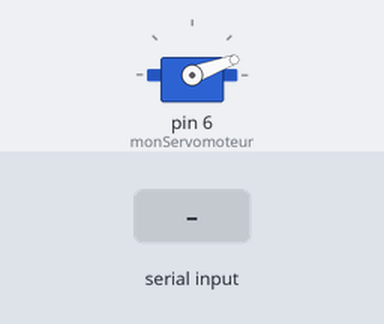
Bench run of a sketch on a simulated Arduino Uno, built with avr-gcc and run on an emulated ATmega328P. On the bench: servo. The test bench sets the inputs (shaded band). What the sketch prints to the serial monitor is not drawn.

Above: at 3.2 s.
3.3 s: "1" received over Serial
At 4.5 s:
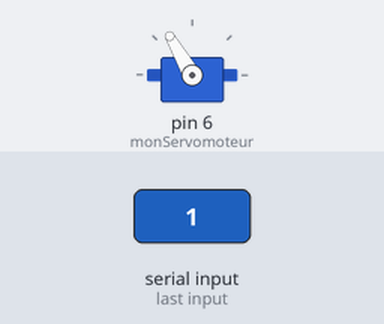
Timing chart, 0 to 10.2 s (numbered marks = the images above; inputs shaded):
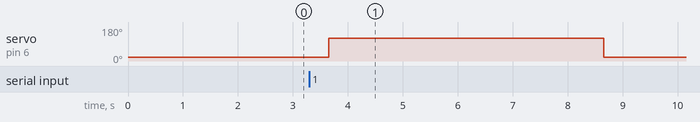

Measured:
- after the input at 3.3 s, servo on pin 6 (monServomoteur): 20° → 120° after 0.35 s, → 20° 5.0 s later

The sketch:

ZeroS.ino
```cpp
#include <SPI.h>
#include <MFRC522.h>
 #include <Servo.h>

#define RST_PIN         9          // Configurable, see typical pin layout above
#define SS_PIN          10         // Configurable, see typical pin layout above

MFRC522 mfrc522(SS_PIN, RST_PIN);  // Create MFRC522 instance

// Constants

Servo monServomoteur;
char data;

void setup() {
  Serial.begin(9600);   // Initialize serial communications with the PC
  while (!Serial);    // Do nothing if no serial port is opened (added for Arduinos based on ATMEGA32U4)
  SPI.begin();      // Init SPI bus
  mfrc522.PCD_Init();   // Init MFRC522
  delay(4);       // Optional delay. Some board do need more time after init to be ready, see Readme
  mfrc522.PCD_DumpVersionToSerial();  // Show details of PCD - MFRC522 Card Reader details
  Serial.println(F("Scan PICC to see UID, SAK, type, and data blocks..."));

  monServomoteur.attach(6);
  monServomoteur.write(20);
  delay(2000);

}

void loop() {
  if (Serial.available())
{
 data=Serial.read();
 if (data=='1')
 {
    monServomoteur.write(120);
   delay(5000);
   monServomoteur.write(20);
 }
}

  // Reset the loop if no new card present on the sensor/reader. This saves the entire process when idle.
  if ( ! mfrc522.PICC_IsNewCardPresent()) {
    Serial.write('0');
    delay(500);
    return;
  }

  // Select one of the cards
  if ( ! mfrc522.PICC_ReadCardSerial()) {
  delay(500);
    return;
  }
 else
 {
  Serial.write('1');
  delay(500);
 }


/*monServomoteur.write(120);
   delay(5000);
   monServomoteur.write(20);*/

}
```
